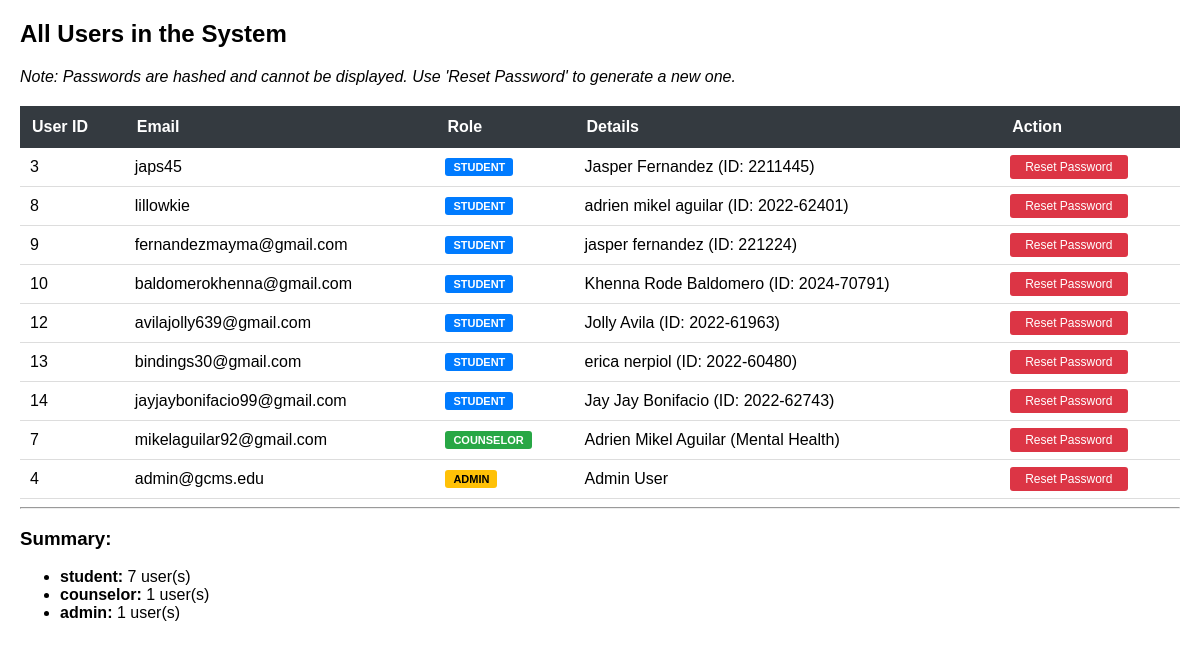
The app's page /list_all_users.php with its own data.
### tables this page shows
CREATE TABLE `users` (
  `user_id` int(11) NOT NULL,
  `email` varchar(255) NOT NULL,
  `password` varchar(255) NOT NULL,
  `role` enum('student','counselor','admin') NOT NULL,
  `email_verified` tinyint(1) DEFAULT 0,
  `verification_token` varchar(64) DEFAULT NULL,
  `created_at` timestamp NOT NULL DEFAULT current_timestamp(),
  `updated_at` timestamp NOT NULL DEFAULT current_timestamp() ON UPDATE current_timestamp()
);

CREATE TABLE `students` (
  `student_id` int(11) NOT NULL,
  `user_id` int(11) NOT NULL,
  `student_number` varchar(50) NOT NULL,
  `first_name` varchar(100) NOT NULL,
  `middle_name` varchar(100) DEFAULT NULL,
  `last_name` varchar(100) NOT NULL,
  `age` int(11) DEFAULT NULL,
  `gender` enum('Male','Female','Other') DEFAULT NULL,
  `birthday` date DEFAULT NULL,
  `course` varchar(100) DEFAULT NULL,
  `year_level` varchar(50) DEFAULT NULL,
  `department` varchar(100) DEFAULT NULL,
  `contact_number` varchar(20) DEFAULT NULL,
  `address` text DEFAULT NULL,
  `physical_wellness` text DEFAULT NULL,
  `intellectual_wellness` text DEFAULT NULL,
  `environmental_wellness` text DEFAULT NULL
);

CREATE TABLE `counselors` (
  `counselor_id` int(11) NOT NULL,
  `user_id` int(11) NOT NULL,
  `first_name` varchar(100) NOT NULL,
  `last_name` varchar(100) NOT NULL,
  `department` varchar(100) DEFAULT NULL,
  `specialization` varchar(100) DEFAULT NULL,
  `contact_number` varchar(20) DEFAULT NULL,
  `status` enum('Active','Inactive') DEFAULT 'Active'
);

### list_all_users.php (the view, shortened to what this page needs)
<?php
require_once 'config/database.php';
try {
    echo "<h2>All Users in the System</h2>";
    echo "<p><em>Note: Passwords are hashed and cannot be displayed. Use 'Reset Password' to generate a new one.</em></p>";
    $stmt = $pdo->query("SELECT user_id, email, role FROM users ORDER BY role, user_id");
    $users = $stmt->fetchAll(PDO::FETCH_ASSOC);
    echo "<table>";
    echo "<tr>";
    echo "<th>User ID</th><th>Email</th><th>Role</th><th>Details</th><th>Action</th>";
    echo "</tr>";
    foreach ($users as $user) {
        echo "<tr>";
        echo "<td>" . htmlspecialchars($user['user_id']) . "</td>";
        echo "<td>" . htmlspecialchars($user['email']) . "</td>";
        $roleClass = 'role-' . strtolower($user['role']);
        echo "<td><span class='role-badge {$roleClass}'>" . htmlspecialchars(strtoupper($user['role'])) . "</span></td>";
        $details = "";
        if ($user['role'] === 'student') {
            $detailStmt = $pdo->prepare("SELECT first_name, last_name, student_number FROM students WHERE user_id = ?");
            $detailStmt->execute([$user['user_id']]);
            $student = $detailStmt->fetch(PDO::FETCH_ASSOC);
            if ($student) {
                $details = $student['first_name'] . ' ' . $student['last_name'] . ' (ID: ' . $student['student_number'] . ')';
            }
        } elseif ($user['role'] === 'counselor') {
            $detailStmt = $pdo->prepare("SELECT first_name, last_name, specialization FROM counselors WHERE user_id = ?");
            $detailStmt->execute([$user['user_id']]);
            $counselor = $detailStmt->fetch(PDO::FETCH_ASSOC);
            if ($counselor) {
                $details = $counselor['first_name'] . ' ' . $counselor['last_name'] . ' (' . ($counselor['specialization'] ?? 'No specialization') . ')';
            }
        } elseif ($user['role'] === 'admin') {
            $detailStmt = $pdo->prepare("SELECT first_name, last_name FROM admins WHERE user_id = ?");
            $detailStmt->execute([$user['user_id']]);
            $admin = $detailStmt->fetch(PDO::FETCH_ASSOC);
            if ($admin) {
                $details = $admin['first_name'] . ' ' . $admin['last_name'];
            }
        }
        echo "<td>" . htmlspecialchars($details) . "</td>";
        echo "<td><a href='?reset_user_id=" . $user['user_id'] . "' class='btn-reset' onclick='return confirm(\"Reset password for " . htmlspecialchars($user['email']) . "?\")'>Reset Password</a></td>";
        echo "</tr>";
    }
    echo "</table>";
    echo "<hr>";
    echo "<h3>Summary:</h3>";
    $roleCount = $pdo->query("SELECT role, COUNT(*) as count FROM users GROUP BY role")->fetchAll(PDO::FETCH_ASSOC);
    echo "<ul>";
    foreach ($roleCount as $rc) {
        echo "<li><strong>" . htmlspecialchars($rc['role']) . ":</strong> " . $rc['count'] . " user(s)</li>";
    }
    echo "</ul>";
} catch (PDOException $e) {
    die("Error: " . $e->getMessage());
}
?>

### list_all_users.php (style rules this page uses)
table { width: 100%; border-collapse: collapse; margin-top: 20px; }
th { background-color: #343a40; color: white; padding: 12px; text-align: left; }
td { padding: 10px; border-bottom: 1px solid #ddd; }
.btn-reset { background: #dc3545; color: white; padding: 5px 15px; text-decoration: none; border-radius: 3px; font-size: 12px; }
.role-badge { padding: 3px 8px; border-radius: 3px; font-size: 11px; font-weight: bold; }
.role-student { background: #007bff; color: white; }
.role-counselor { background: #28a745; color: white; }
.role-admin { background: #ffc107; color: black; }

### records on screen
users: user_id "3", email "japs45", role "STUDENT", students.first_name+last_name+student_number "Jasper Fernandez (ID: 2211445)"
users: user_id "8", email "lillowkie", role "STUDENT", students.first_name+last_name+student_number "adrien mikel aguilar (ID: 2022-62401)"
users: user_id "9", email "fernandezmayma@gmail.com", role "STUDENT", students.first_name+last_name+student_number "jasper fernandez (ID: 221224)"
users: user_id "10", email "baldomerokhenna@gmail.com", role "STUDENT", students.first_name+last_name+student_number "Khenna Rode Baldomero (ID: 2024-70791)"
users: user_id "12", email "avilajolly639@gmail.com", role "STUDENT", students.first_name+last_name+student_number "Jolly Avila (ID: 2022-61963)"
users: user_id "13", email "bindings30@gmail.com", role "STUDENT", students.first_name+last_name+student_number "erica nerpiol (ID: 2022-60480)"
users: user_id "14", email "jayjaybonifacio99@gmail.com", role "STUDENT", students.first_name+last_name+student_number "Jay Jay Bonifacio (ID: 2022-62743)"
users: user_id "7", email "mikelaguilar92@gmail.com", role "COUNSELOR", counselors.first_name+last_name+specialization "Adrien Mikel Aguilar (Mental Health)"
users: user_id "4", email "admin@gcms.edu", role "ADMIN", admins.first_name+last_name "Admin User"

### other values on screen
$rc['role'] "student"
$rc['count'] "7"
$rc['role'] "counselor"
$rc['count'] "1"
$rc['role'] "admin"
